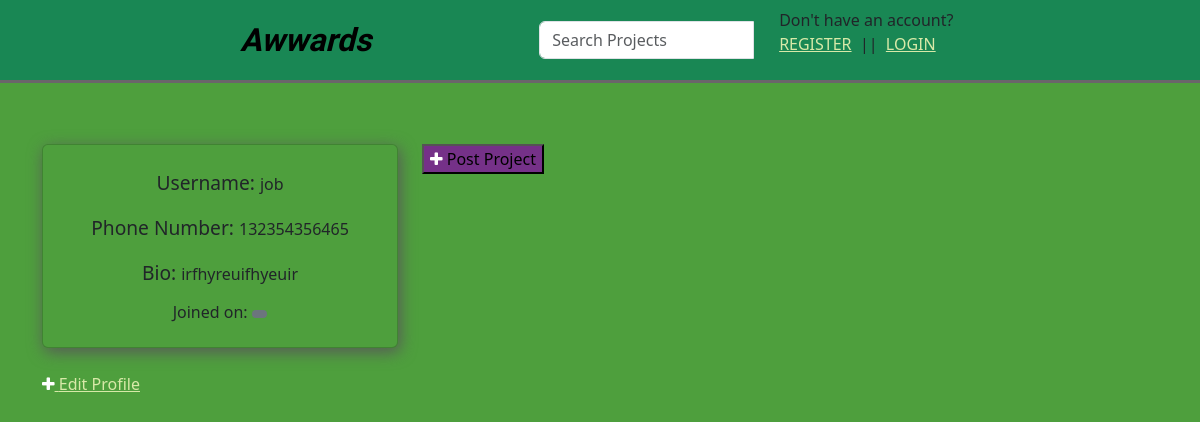
The page /profile/ (signed in) on the database as committed earlier.
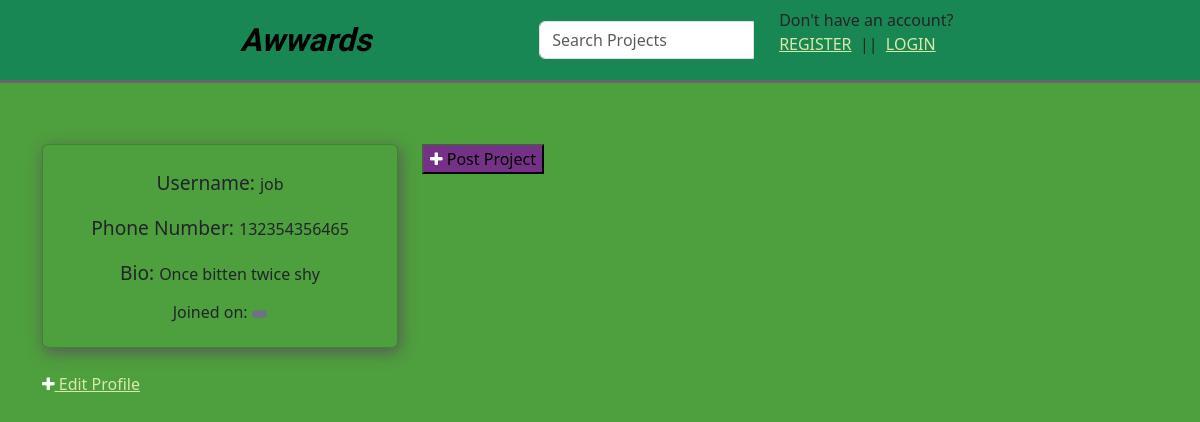
The same page on the database as committed later.
### award/models.py (models this page shows, shortened)
class Profile(models.Model):
    user = models.OneToOneField(User, on_delete=models.PROTECT)
    profile_photo = CloudinaryField('image')
    bio = models.TextField(max_length=650, blank=True, null=True)
    contact = models.CharField(max_length=20, blank=True, null=True)

### award/views.py (the view)
# urls.py: path('profile/', views.profile, name='profile'),
@login_required(login_url="/accounts/login/")
def profile(request):
    current_user = request.user
    profile = Profile.objects.filter(user_id=current_user.id).first()
    project = Project.objects.filter(user_id=current_user.id).all()
    return render(request, "all-temps/profile.html", {"profile": profile, "project": project})

### award/templates/all-temps/profile.html (shortened to what this page needs)
{% extends "all-temps/base.html" %}
{% block content %}
<br><br><br><br>
<section class="profile container">
    <div class=" mt-5">
        <div class="row">
            <div class="col-md-4">
                <div class="card" style="background-color: #4E9F3D;filter: drop-shadow(2px 4px 8px #585858);">
                    <div class="card-body text-center">
                        <p><span style="font: weight 900px; font-size:larger;">Username: </span> {{ user.username }}</p>
                        <p>
                            {% if profile.contact %}
                        <p> <span style="font: weight 900px; font-size:larger;"> Phone Number:
                            </span>{{profile.contact}}</p>
                        {% else %}
                        <span class="badge rounded-pill bg-info text-white">No contact</span>
                        {% endif %}
                        </p>
                        <p>
                            {% if profile.bio %}
                        <p><span style="font: weight 900px; font-size:larger;"> Bio: </span>{{ profile.bio }}</p>
                        {% else %}
                        <span class="text-danger">No about me</span>
                        {% endif %}
                        </p>
                        <h6>Joined on: <span class="badge rounded-pill bg-secondary text-white">
                                {{ user.created_on|date }} </span></h6>
                    </div>
                </div>
                <br>
                <div class="deets">
                    <div>
                        {% if request.user is user %}
                        <div>
                            <a href="{%url 'update_profile' user.id %}" style="color: #D8E9A8;"><i
                                    class="fa fa-plus text-white"></i>
                                Edit Profile
                            </a>
                        </div>
                        {% endif %}
                    </div>
                </div>
            </div>
            <div class="col-md-6">
                <form action="/project/">
                    <button style="background-color: #753188;"><i class="fa fa-plus text-white"></i> Post
                        Project</button>
                </form>
            </div>
        </div>
    </div>
</section>
{% endblock %}

### award/templates/all-temps/base.html (shortened to what this page needs)
{% load bootstrap5 %}
{% load static %}
<!DOCTYPE html>
<html>
<head>
  {% block styles %}
  {% bootstrap_css %}
  <link rel="stylesheet" href="{% static 'css/index.css' %}" />
  <link rel="stylesheet" href="https://use.fontawesome.com/releases/v5.13.0/css/all.css"
 />
  <link rel="stylesheet" href="https://cdnjs.cloudflare.com/ajax/libs/font-awesome/4.7.0/css/font-awesome.min.css" />
  {% endblock %}
</head>
<body style="background-color: #4E9F3D ;">
  {% include "navbar.html" %}
  {% block content %}
  {%endblock%}
</body>
</html>

### award/templates/navbar.html (shortened to what this page needs)
<nav class="navbar navbar-expand-lg navbar-light bg-success fixed-top navi" style=" border-bottom : inset #161516;">
  <div class="collapse navbar-collapse " id="navbarNavAltMarkup">
    <div class="navbar-nav text-white">
      <ul class="navbar-nav me-auto mb-2 mb-lg-0">
        <li class="nav-item">
          <a class="nav-link active" aria-current="page" href="/" style="font-family: Open Sans Condensed, sans-serif;
          font-weight: 900;
          font-style: oblique;
          font-size: xx-large;
          padding-left: 15rem;">Awwards</span></a>
        </li>
      </ul>
    </div>
  </div>
  <div class="col-sm-4 col-md-4 navbar-right" style="padding-left: 10rem;">
    <form class="navbar-form" role="search" action="{% url 'search_project' %}">
      <div class="input-group">
        <input type="text" class="form-control" placeholder="Search Projects" name="posts">
        <div class="input-group-btn">
          <button class="btn btn-default" type="submit"></button>
        </div>
      </div>
    </form>
  </div>
  <div class="sign">
    <p>Don't have an account?<a href="/accounts/register/" style="color: #D8E9A8;">REGISTER</a>&nbsp; ||&nbsp; <a
        href="/accounts/login/" style="color: #D8E9A8;">LOGIN</a></p>
  </div>
</nav>

### static/css/index.css (style rules this page uses)
.sign { padding-right: 20%; }

Rows that differ between the two databases and show on the page:
changed Profile: bio "irfhyreuifhyeuir" → "Once bitten twice shy"
